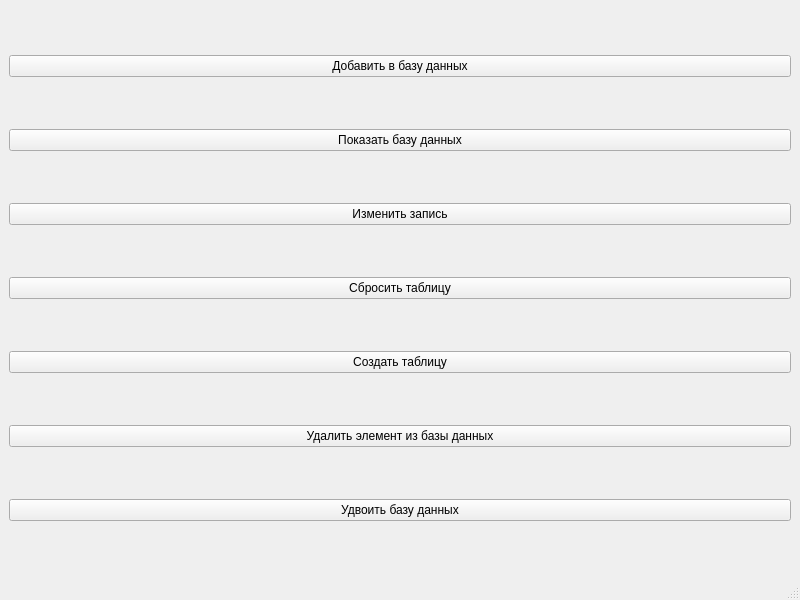
<?xml version="1.0" encoding="UTF-8"?>
<ui version="4.0">
 <class>MainWindow</class>
 <widget class="QMainWindow" name="MainWindow">
  <property name="geometry">
   <rect>
    <x>0</x>
    <y>0</y>
    <width>800</width>
    <height>600</height>
   </rect>
  </property>
  <property name="windowTitle">
   <string>MainWindow</string>
  </property>
  <widget class="QWidget" name="centralwidget">
   <layout class="QVBoxLayout" name="verticalLayout">
    <item>
     <widget class="QPushButton" name="pushButton">
      <property name="text">
       <string>Добавить в базу данных</string>
      </property>
     </widget>
    </item>
    <item>
     <widget class="QPushButton" name="pushButton_2">
      <property name="text">
       <string>Показать базу данных</string>
      </property>
     </widget>
    </item>
    <item>
     <widget class="QPushButton" name="pushButton_6">
      <property name="text">
       <string>Изменить запись</string>
      </property>
     </widget>
    </item>
    <item>
     <widget class="QPushButton" name="pushButton_3">
      <property name="text">
       <string>Сбросить таблицу</string>
      </property>
     </widget>
    </item>
    <item>
     <widget class="QPushButton" name="pushButton_4">
      <property name="text">
       <string>Создать таблицу</string>
      </property>
     </widget>
    </item>
    <item>
     <widget class="QPushButton" name="pushButton_5">
      <property name="text">
       <string>Удалить элемент из базы данных</string>
      </property>
     </widget>
    </item>
    <item>
     <widget class="QPushButton" name="pushButton_7">
      <property name="text">
       <string>Удвоить базу данных</string>
      </property>
     </widget>
    </item>
   </layout>
  </widget>
  <widget class="QMenuBar" name="menubar">
   <property name="geometry">
    <rect>
     <x>0</x>
     <y>0</y>
     <width>800</width>
     <height>22</height>
    </rect>
   </property>
  </widget>
  <widget class="QStatusBar" name="statusbar"/>
 </widget>
 <resources/>
 <connections/>
</ui>
